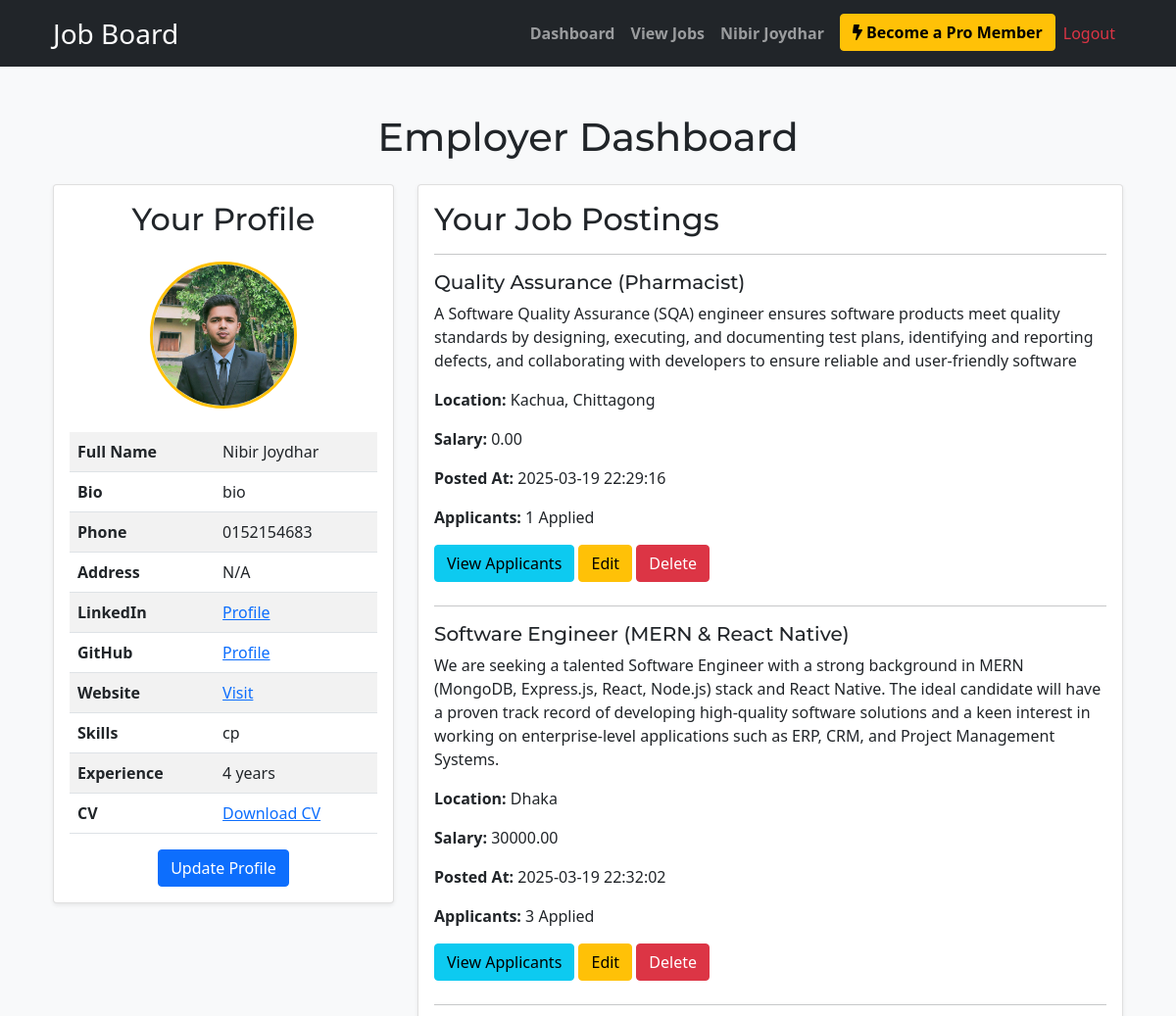
Page /employer_dashboard.php (signed in, upper part) on the earlier database version.
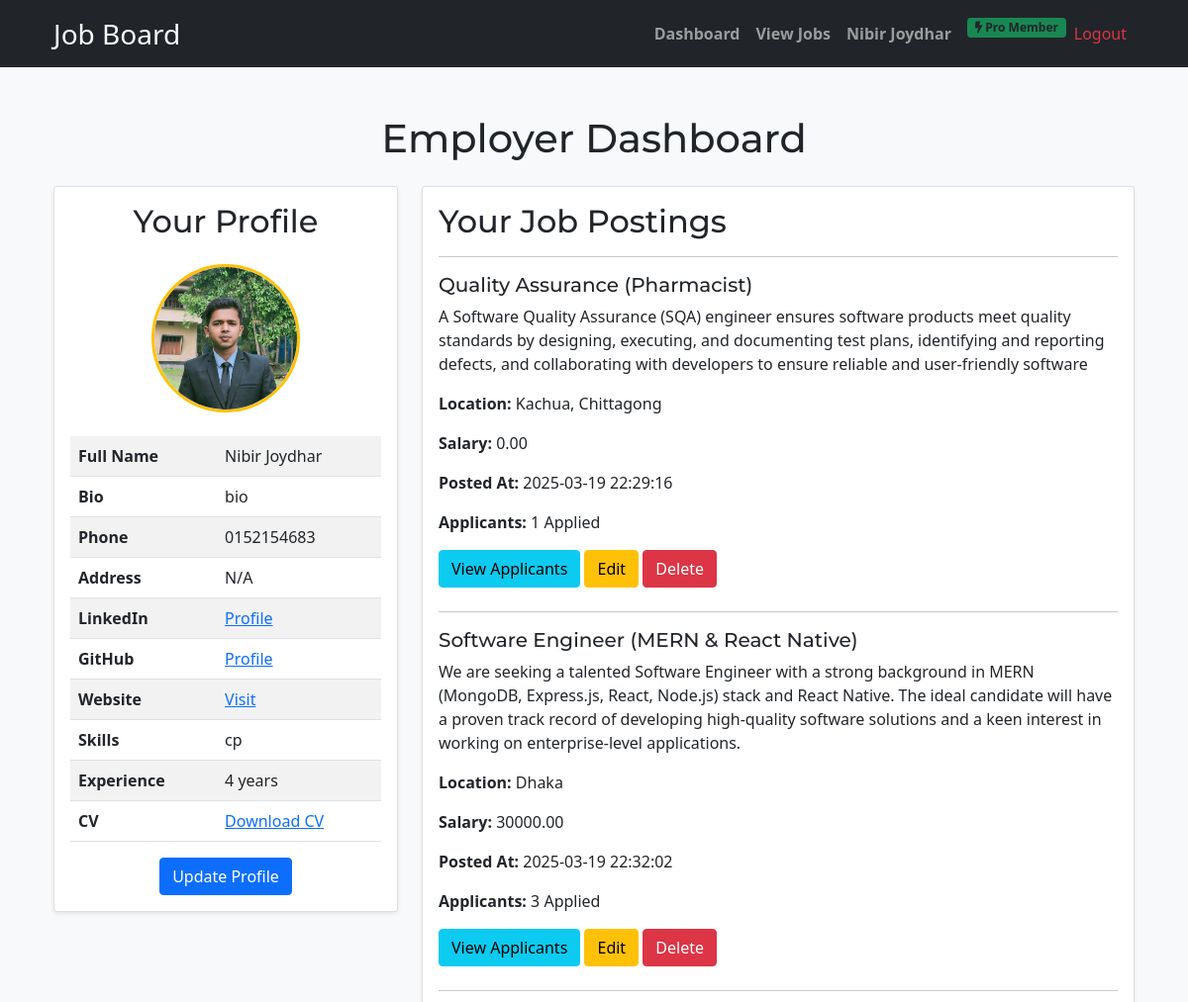
Same page on the later database version.
### tables this page shows
CREATE TABLE `jobs` (
  `id` int NOT NULL,
  `title` varchar(255) NOT NULL,
  `description` text NOT NULL,
  `location` varchar(255) NOT NULL,
  `salary` decimal(10,2) NOT NULL,
  `requirements` text,
  `responsibilities` text,
  `employer_id` int NOT NULL,
  `created_at` timestamp NOT NULL DEFAULT CURRENT_TIMESTAMP
);

### employer_dashboard.php (the view, shortened to what the changed rows need)
<?php
include('includes/db.php');
$user_id = $_SESSION['user_id'];
$sql = "SELECT * FROM profiles WHERE user_id = '$user_id'";
$result = $conn->query($sql);
$profile = ($result->num_rows > 0) ? $result->fetch_assoc() : null;
$job_postings_sql = "SELECT * FROM jobs WHERE employer_id = '$user_id'";
$job_postings_result = $conn->query($job_postings_sql);
?>
<!DOCTYPE html>
<html>
<head>
    <?php include('headlink.php'); ?>
    <?php include('headlink.php'); ?>
</head>
<body class="bg-light">
    <?php include('header.php'); ?>
    <div class="container mt-5">
        <h1 class="text-center mb-4">Employer Dashboard</h1>
        <div class="row">
            <div class="col-md-4">
                <div class="card shadow-sm">
                    <div class="card-body">
                        <h2 class="card-title text-center mb-4">Your Profile</h2>
                        <?php if ($profile): ?>
                            <table class="table table-striped">
                                <tr>
                                    <th>Full Name</th>
                                </tr>
                                <tr>
                                    <th>Bio</th>
                                </tr>
                                <tr>
                                    <th>Phone</th>
                                </tr>
                                <tr>
                                    <th>Address</th>
                                </tr>
                                <tr>
                                    <th>LinkedIn</th>
                                </tr>
                                <tr>
                                    <th>GitHub</th>
                                </tr>
                                <tr>
                                    <th>Website</th>
                                </tr>
                                <tr>
                                    <th>Skills</th>
                                </tr>
                                <tr>
                                    <th>Experience</th>
                                </tr>
                                <?php if (!empty($profile['cv'])): ?>
                                    <tr>
                                        <th>CV</th>
                                    </tr>
                                <?php endif; ?>
                            </table>
                        <?php else: ?>
                            <div class="alert alert-info">No profile details found.</div>
                        <?php endif; ?>
                    </div>
                </div>
            </div>
            <div class="col-md-8">
                <div class="card shadow-sm">
                    <div class="card-body">
                        <h2 class="card-title">Your Job Postings</h2>
                        <hr>
                        <?php
                        if ($job_postings_result->num_rows > 0) {
                            while ($row = $job_postings_result->fetch_assoc()) {
                                $job_id = $row['id'];
                                $count_sql = "SELECT COUNT(*) AS total_applications FROM applications WHERE job_id = '$job_id'";
                                $count_result = $conn->query($count_sql);
                                $applications_count = $count_result->fetch_assoc()['total_applications'];
                                echo "<div class='mb-4' id='job-" . $job_id . "'>";
                                echo "<h5>" . $row['title'] . "</h5>";
                                echo "<p>" . $row['description'] . "</p>";
                                echo "<p><strong>Location:</strong> " . $row['location'] . "</p>";
                                echo "<p><strong>Salary:</strong> " . $row['salary'] . "</p>";
                                echo "<p><strong>Posted At:</strong> " . $row['created_at'] . "</p>";
                                echo "<p><strong>Applicants:</strong> " . $applications_count . " Applied</p>";
                                echo "<a href='view_applications.php?job_id=" . $job_id . "' class='btn btn-info'>View Applicants</a> ";
                                echo "<a href='edit_job.php?id=" . $job_id . "' class='btn btn-warning'>Edit</a> ";
                                echo "<button class='btn btn-danger delete-job' data-id='" . $job_id . "'>Delete</button>";
                                echo "</div><hr>";
                            }
                        } else {
                            echo "<p>No job postings yet. <a href='post_job.php'>Post a job now</a>.</p>";
                        }
                        ?>
                    </div>
                </div>
            </div>
        </div>
    </div>
</body>
</html>

### header.php (shortened to what the changed rows need)
<nav class="navbar navbar-expand-lg navbar-dark bg-dark">
    <div class="container">
        <div class="collapse navbar-collapse" id="navbarNav">
            <ul class="navbar-nav ms-auto">
                <?php if (!isset($_SESSION['user_id'])): ?>
                <li class="nav-item">
                    <a class="nav-link fw-bold <?php echo ($current_page == 'index.php') ? 'active' : ''; ?>"
                        href="index.php">View Jobs</a>
                </li>
                <li class="nav-item">
                    <a class="nav-link fw-bold <?php echo ($current_page == 'login.php') ? 'active' : ''; ?>"
                        href="login.php">Login</a>
                </li>
                <li class="nav-item">
                    <a class="nav-link fw-bold <?php echo ($current_page == 'register.php') ? 'active' : ''; ?>"
                        href="register.php">Register</a>
                </li>
                <?php else: ?>
                <?php if (isset($_SESSION['is_premium']) && $_SESSION['is_premium'] == 1): ?>
                <li class="nav-item">
                    <span class="badge bg-success text-dark ms-2">
                        <i class="fas fa-bolt"></i> Pro Member
                    </span>
                </li>
                <?php else: ?>
                <li class="nav-item">
                    <a class="btn btn-warning fw-bold ms-2" href="premium.php"><i class="fas fa-bolt"></i> Become a Pro Member</a>
                </li>
                <?php endif; ?>
                <?php endif; ?>
            </ul>
        </div>
    </div>
</nav>

Differences in the rows shown:
changed jobs "Software Engineer (MERN & React Native)": description "…in working on enterprise-level applications such as ERP, CRM, and Project Management Systems." → "…in working on enterprise-level applications."
Other differences:
text no longer shown: "Become a Pro Member"
text now shown: "Pro Member"
